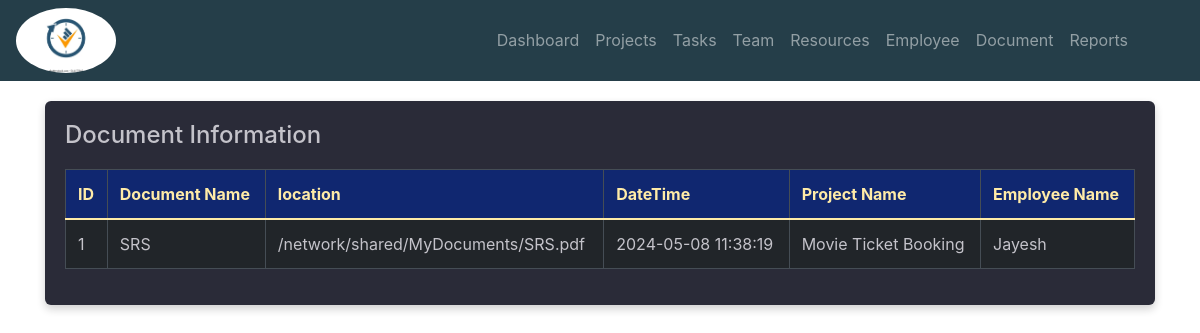
The page /admin/document.php on the database its author committed.
### tables this page shows
CREATE TABLE `document` (
  `doc_id` int(11) NOT NULL,
  `name` varchar(30) NOT NULL,
  `location` varchar(50) NOT NULL,
  `datetime` datetime NOT NULL,
  `proj_id` int(11) NOT NULL,
  `emp_id` int(11) NOT NULL
);

CREATE TABLE `project` (
  `proj_id` int(11) NOT NULL,
  `name` varchar(30) NOT NULL,
  `description` text NOT NULL,
  `status` varchar(20) NOT NULL,
  `man_id` int(11) NOT NULL,
  `client` varchar(40) NOT NULL
);

CREATE TABLE `employee` (
  `emp_id` int(11) NOT NULL,
  `name` varchar(20) NOT NULL,
  `role` varchar(20) NOT NULL,
  `email` varchar(40) NOT NULL,
  `resume` longblob DEFAULT NULL,
  `gender` varchar(10) NOT NULL
);

### admin/document.php (the view, shortened to what this page needs)
<!DOCTYPE html>
<html lang="en">
<head>
    <link href="https://cdn.jsdelivr.net/npm/bootstrap@5.0.2/dist/css/bootstrap.min.css" rel="stylesheet"
>
    <link rel="stylesheet" href="style2.css">
</head>
<body>
    <?php
    include ("nav.php");
    ?>
    <main>
        <div class="container">
            <div class="dashboard-content">
                <h4>Document Information</h4>
                <div class="table-responsive">
                    <table class="table table-bordered table-dark">
                        <thead>
                            <tr>
                                <th scope="col">ID</th>
                                <th scope="col">Document Name</th>
                                <th scope="col">location</th>
                                <th scope="col">DateTime</th>
                                <th scope="col">Project Name</th>
                                <th scope="col">Employee Name</th>
                            </tr>
                        </thead>
                        <tbody>
                            <?php
                            include "include/config.php";
                            $sql = "SELECT document.doc_id,document.name,document.location,document.datetime,project.name,employee.name FROM `document` INNER JOIN project on document.proj_id=project.proj_id INNER JOIN employee ON document.emp_id=employee.emp_id";
                            if ($result = mysqli_query($conn, $sql)) {
                                if (mysqli_num_rows($result) > 0) {
                                    for ($i = 0; $i <= 29; $i++) {
                                        $row = mysqli_fetch_array($result);
                                        if ($row !== null) {
                                            ?>
                                            <tr>
                                                <td><?php echo $row[0]; ?></td>
                                                <td><?php echo $row[1]; ?></td>
                                                <td><?php echo $row[2]; ?></td>
                                                <td><?php echo $row[3]; ?></td>
                                                <td><?php echo $row[4]; ?></td>
                                                <td><?php echo $row[5]; ?></td>
                                            </tr>
                                            <?php
                                        }
                                    }
                                }
                            }
                            ?>
                        </tbody>
                    </table>
                </div>
            </div>
        </div>
    </main>
</body>
</html>

### admin/style2.css (style rules this page uses)
body { font-family: 'Montserrat', sans-serif; background-color: #1f2029; background-image: url('https://s3-us-west-2.amazonaws.com/s.cdpn.io/1462889/pat.svg'); color: #34495e; margin: 0; padding: 0; height: 100%; }
main { display: flex; padding: 20px; justify-content: center; align-items: flex-start; }

### admin/document.php (style rules this page uses)
body { font-family: 'Poppins', sans-serif; font-weight: 300; font-size: 15px; line-height: 1.7; color: black; background-image: url('https://s3-us-west-2.amazonaws.com/s.cdpn.io/1462889/pat.svg'); overflow-x: hidden; background-color: #1f2029; }
main { padding: 20px; }
.container { max-width: 1500px; }
.dashboard-content { background-color: #2a2b38; color: #c4c3ca; padding: 20px; border-radius: 6px; box-shadow: 0 4px 8px 0 rgba(21, 21, 21, .2); }
.table-responsive { margin-top: 20px; }
.table th, .table td { color: #c4c3ca; }
.table thead th { background-color: #102770; color: #ffeba7; }

### rows shown on the page
document: doc_id "1", name "SRS", location "/network/shared/MyDocuments/SRS.pdf", datetime "2024-05-08 11:38:19", proj.name "Movie Ticket Booking", emp.name "Jayesh"
